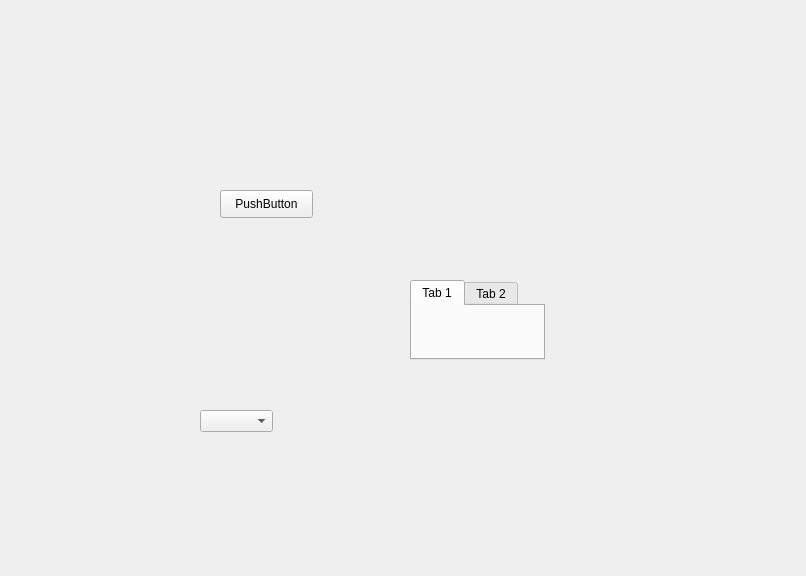
<?xml version="1.0" encoding="UTF-8"?>
<ui version="4.0">
 <class>Form</class>
 <widget class="QWidget" name="Form">
  <property name="geometry">
   <rect>
    <x>0</x>
    <y>0</y>
    <width>806</width>
    <height>576</height>
   </rect>
  </property>
  <property name="windowTitle">
   <string>Form</string>
  </property>
  <widget class="QComboBox" name="comboBox">
   <property name="geometry">
    <rect>
     <x>200</x>
     <y>410</y>
     <width>73</width>
     <height>22</height>
    </rect>
   </property>
  </widget>
  <widget class="QTabWidget" name="tabWidget">
   <property name="geometry">
    <rect>
     <x>410</x>
     <y>280</y>
     <width>135</width>
     <height>80</height>
    </rect>
   </property>
   <widget class="QWidget" name="tab">
    <attribute name="title">
     <string>Tab 1</string>
    </attribute>
   </widget>
   <widget class="QWidget" name="tab_2">
    <attribute name="title">
     <string>Tab 2</string>
    </attribute>
   </widget>
  </widget>
  <widget class="home" name="pushButton">
   <property name="geometry">
    <rect>
     <x>220</x>
     <y>190</y>
     <width>93</width>
     <height>28</height>
    </rect>
   </property>
   <property name="text">
    <string>PushButton</string>
   </property>
  </widget>
 </widget>
 <customwidgets>
  <customwidget>
   <class>home</class>
   <extends>QPushButton</extends>
   <header>home.h</header>
  </customwidget>
 </customwidgets>
 <resources/>
 <connections/>
</ui>
